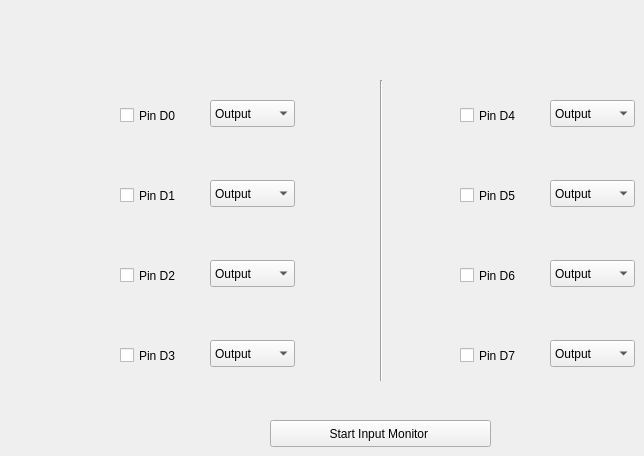
    <widget class="QWidget" name="tab_Gpio">
     <attribute name="title">
      <string>    GPIO    </string>
     </attribute>
     <widget class="QCheckBox" name="checkBox_d0">
      <property name="geometry">
       <rect>
        <x>120</x>
        <y>100</y>
        <width>81</width>
        <height>31</height>
       </rect>
      </property>
      <property name="text">
       <string>Pin D0</string>
      </property>
     </widget>
     <widget class="QComboBox" name="comboBox_d0">
      <property name="geometry">
       <rect>
        <x>210</x>
        <y>100</y>
        <width>85</width>
        <height>27</height>
       </rect>
      </property>
      <item>
       <property name="text">
        <string>Output</string>
       </property>
      </item>
      <item>
       <property name="text">
        <string>Input</string>
       </property>
      </item>
     </widget>
     <widget class="QCheckBox" name="checkBox_d1">
      <property name="geometry">
       <rect>
        <x>120</x>
        <y>180</y>
        <width>81</width>
        <height>31</height>
       </rect>
      </property>
      <property name="text">
       <string>Pin D1</string>
      </property>
     </widget>
     <widget class="QComboBox" name="comboBox_d1">
      <property name="geometry">
       <rect>
        <x>210</x>
        <y>180</y>
        <width>85</width>
        <height>27</height>
       </rect>
      </property>
      <item>
       <property name="text">
        <string>Output</string>
       </property>
      </item>
      <item>
       <property name="text">
        <string>Input</string>
       </property>
      </item>
     </widget>
     <widget class="QComboBox" name="comboBox_d2">
      <property name="geometry">
       <rect>
        <x>210</x>
        <y>260</y>
        <width>85</width>
        <height>27</height>
       </rect>
      </property>
      <item>
       <property name="text">
        <string>Output</string>
       </property>
      </item>
      <item>
       <property name="text">
        <string>Input</string>
       </property>
      </item>
     </widget>
     <widget class="QCheckBox" name="checkBox_d2">
      <property name="geometry">
       <rect>
        <x>120</x>
        <y>260</y>
        <width>81</width>
        <height>31</height>
       </rect>
      </property>
      <property name="text">
       <string>Pin D2</string>
      </property>
     </widget>
     <widget class="QComboBox" name="comboBox_d3">
      <property name="geometry">
       <rect>
        <x>210</x>
        <y>340</y>
        <width>85</width>
        <height>27</height>
       </rect>
      </property>
      <item>
       <property name="text">
        <string>Output</string>
       </property>
      </item>
      <item>
       <property name="text">
        <string>Input</string>
       </property>
      </item>
     </widget>
     <widget class="QCheckBox" name="checkBox_d3">
      <property name="geometry">
       <rect>
        <x>120</x>
        <y>340</y>
        <width>81</width>
        <height>31</height>
       </rect>
      </property>
      <property name="text">
       <string>Pin D3</string>
      </property>
     </widget>
     <widget class="QCheckBox" name="checkBox_d7">
      <property name="geometry">
       <rect>
        <x>460</x>
        <y>340</y>
        <width>81</width>
        <height>31</height>
       </rect>
      </property>
      <property name="text">
       <string>Pin D7</string>
      </property>
     </widget>
     <widget class="QCheckBox" name="checkBox_d5">
      <property name="geometry">
       <rect>
        <x>460</x>
        <y>180</y>
        <width>81</width>
        <height>31</height>
       </rect>
      </property>
      <property name="text">
       <string>Pin D5</string>
      </property>
     </widget>
     <widget class="QComboBox" name="comboBox_d4">
      <property name="geometry">
       <rect>
        <x>550</x>
        <y>100</y>
        <width>85</width>
        <height>27</height>
       </rect>
      </property>
      <item>
       <property name="text">
        <string>Output</string>
       </property>
      </item>
      <item>
       <property name="text">
        <string>Input</string>
       </property>
      </item>
     </widget>
     <widget class="QCheckBox" name="checkBox_d6">
      <property name="geometry">
       <rect>
        <x>460</x>
        <y>260</y>
        <width>81</width>
        <height>31</height>
       </rect>
      </property>
      <property name="text">
       <string>Pin D6</string>
      </property>
     </widget>
     <widget class="QComboBox" name="comboBox_d5">
      <property name="geometry">
       <rect>
        <x>550</x>
        <y>180</y>
        <width>85</width>
        <height>27</height>
       </rect>
      </property>
      <item>
       <property name="text">
        <string>Output</string>
       </property>
      </item>
      <item>
       <property name="text">
        <string>Input</string>
       </property>
      </item>
     </widget>
     <widget class="QComboBox" name="comboBox_d6">
      <property name="geometry">
       <rect>
        <x>550</x>
        <y>260</y>
        <width>85</width>
        <height>27</height>
       </rect>
      </property>
      <item>
       <property name="text">
        <string>Output</string>
       </property>
      </item>
      <item>
       <property name="text">
        <string>Input</string>
       </property>
      </item>
     </widget>
     <widget class="QCheckBox" name="checkBox_d4">
      <property name="geometry">
       <rect>
        <x>460</x>
        <y>100</y>
        <width>81</width>
        <height>31</height>
       </rect>
      </property>
      <property name="text">
       <string>Pin D4</string>
      </property>
     </widget>
     <widget class="QComboBox" name="comboBox_d7">
      <property name="geometry">
       <rect>
        <x>550</x>
        <y>340</y>
        <width>85</width>
        <height>27</height>
       </rect>
      </property>
      <item>
       <property name="text">
        <string>Output</string>
       </property>
      </item>
      <item>
       <property name="text">
        <string>Input</string>
       </property>
      </item>
     </widget>
     <widget class="Line" name="line_5">
      <property name="geometry">
       <rect>
        <x>373</x>
        <y>80</y>
        <width>16</width>
        <height>301</height>
       </rect>
      </property>
      <property name="orientation">
       <enum>Qt::Vertical</enum>
      </property>
     </widget>
     <widget class="QPushButton" name="pushButton_GpioStartInputMonitor">
      <property name="geometry">
       <rect>
        <x>270</x>
        <y>420</y>
        <width>221</width>
        <height>27</height>
       </rect>
      </property>
      <property name="text">
       <string>Start Input Monitor </string>
      </property>
     </widget>
    </widget>
